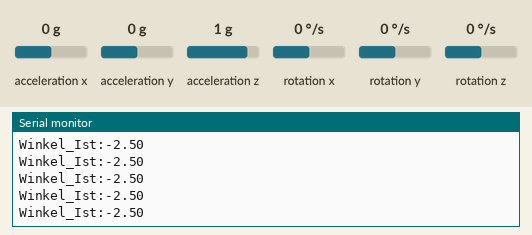
Simulated run of this sketch. Board: ESP32. Shown: the last lines printed to the serial monitor. Wiring (inferred from the names in the program): MPU-9250 motion sensor at I2C address 0x68. The inputs (shaded band) are chosen by the test bench; at power-on: acceleration x 0 g, acceleration z 1 g, rotation y 0 °/s, acceleration y 0 g, rotation x 0 °/s, rotation z 0 °/s.

Above: at 1.3 s.
1.4 s: acceleration x set to -1.4 g
At 1.44 s:
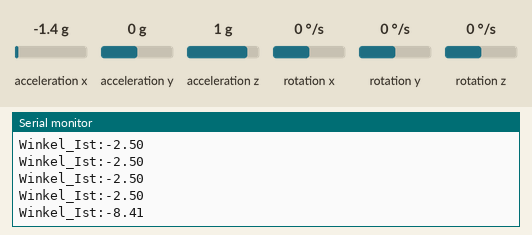
2.9 s: acceleration z set to -1.4 g
At 2.93 s:
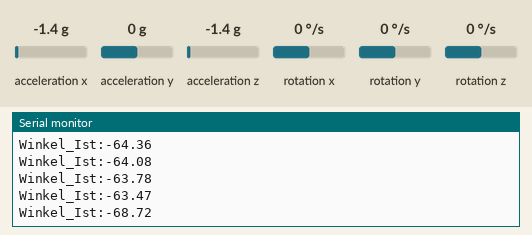
4.4 s: rotation y set to -192 °/s
At 4.42 s:
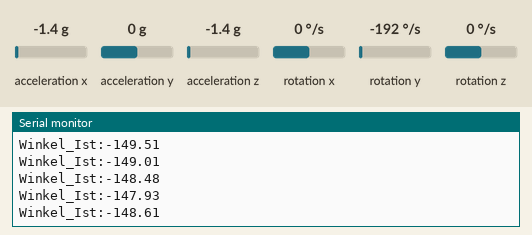
Timing chart, 0 to 7.4 s (numbered marks = the images above; inputs shaded):
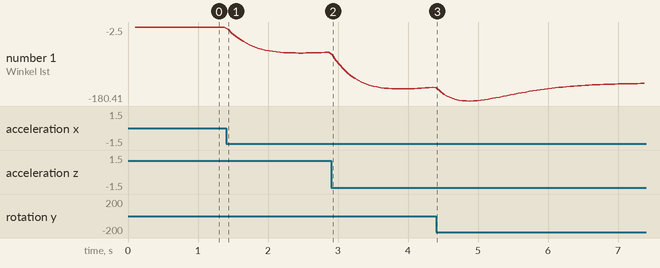

The sketch:

IMU_test.ino
```cpp
#include <Wire.h>
#include <Kalman.h>

// ==========================================
// 1. HARDWARE PINS DEFINIEREN
// ==========================================
// IMU Pins (Deine funktionierenden I2C-Pins)
const int MPU_ADDR = 0x68;
const int SDA_PIN  = 23;
const int SCL_PIN  = 18;

// ==========================================
// 2. SCHWERPUNKT-OFFSET (Schritt 3)
// ==========================================
// Trage hier später den Winkel ein, bei dem dein Roboter perfekt balanciert!
const float ANGLE_OFFSET = 2.5f;

// ==========================================
// VARIANBLEN FÜR KALMAN & IMU
// ==========================================
Kalman kalmanPitch;

int16_t accX, accY, accZ;
int16_t gyroX, gyroY, gyroZ;

double kalmanPitchDeg;
double accPitchDeg;
unsigned long lastMicros;

// ==========================================
// HILFSFUNKTION: IMU REWRITE
// ==========================================
void readMPUData() {
  Wire.beginTransmission(MPU_ADDR);
  Wire.write(0x3B);
  Wire.endTransmission(false);
  Wire.requestFrom(MPU_ADDR, 14, true);

  accX  = Wire.read() << 8 | Wire.read();
  accY  = Wire.read() << 8 | Wire.read();
  accZ  = Wire.read() << 8 | Wire.read();
  Wire.read() << 8 | Wire.read(); // Temp überspringen
  gyroX = Wire.read() << 8 | Wire.read();
  gyroY = Wire.read() << 8 | Wire.read();
  gyroZ = Wire.read() << 8 | Wire.read();
}


// ==========================================
// SETUP
// ==========================================
void setup() {
  Serial.begin(115200);

  // I2C mit deinen Pins starten
  Wire.begin(SDA_PIN, SCL_PIN);

  // MPU6500 aufwecken
  Wire.beginTransmission(MPU_ADDR);
  Wire.write(0x6B);
  Wire.write(0);
  Wire.endTransmission(true);
  delay(50);

  // Gyroskop-Messbereich auf +-250 Grad/Sekunde setzen
  Wire.beginTransmission(MPU_ADDR);
  Wire.write(0x1B);
  Wire.write(0x00);
  Wire.endTransmission(true);
  delay(50);

  // Ersten Winkel messen für den Kalman-Startwert
  readMPUData();
  accPitchDeg = atan2(accX, accZ) * RAD_TO_DEG;
  kalmanPitch.setAngle(accPitchDeg);

  lastMicros = micros();
}

// ==========================================
// MAIN LOOP
// ==========================================
void loop() {
  // Zeitdifferenz (dt) berechnen
  unsigned long now = micros();
  double dt = (double)(now - lastMicros) / 1000000.0;
  lastMicros = now;

  // IMU-Daten auslesen
  readMPUData();

  // 1. Echten Pitch-Winkel berechnen
  accPitchDeg = atan2(accX, accZ) * RAD_TO_DEG;

  // 2. Gyro-Drehgeschwindigkeit für Pitch (Y-Achse)
  double gyroRatePitch = (double)gyroY / 131.0;

  // 3. Kalman-Filter berechnen & Schwerpunkt abziehen
  kalmanPitchDeg = kalmanPitch.getAngle(accPitchDeg, gyroRatePitch, dt) - ANGLE_OFFSET;

  // 4. Datenausgabe für den Seriellen Plotter (20 Hz)
  static unsigned long lastPrint = 0;
  if (millis() - lastPrint >= 50) {
    lastPrint = millis();
    Serial.print("Winkel_Ist:");
    Serial.println(kalmanPitchDeg);
  }

  delay(5); // Schleife läuft mit ca. 200 Hz
}
```

Measured:
- after the input at 1.4 s, the serial monitor: prints a new line at once (image 1)
- after the input at 2.9 s, the serial monitor: prints a new line at once (image 2)
- plotted number 1: -2.5 → -63.47 after the input at 1.4 s, -63.47 → -147.93 after the input at 2.9 s
